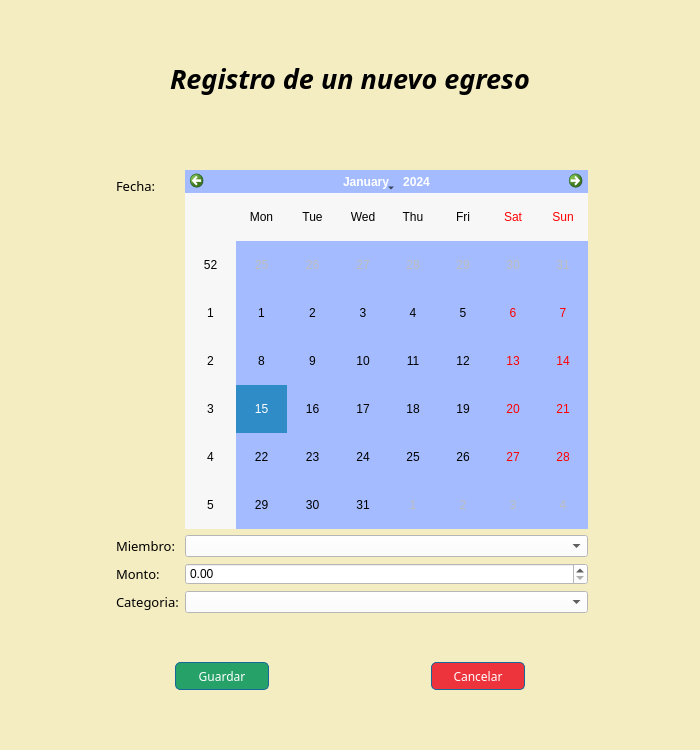
<?xml version="1.0" encoding="UTF-8"?>
<ui version="4.0">
 <class>Nuevo_egre</class>
 <widget class="QDialog" name="Nuevo_egre">
  <property name="geometry">
   <rect>
    <x>0</x>
    <y>0</y>
    <width>700</width>
    <height>750</height>
   </rect>
  </property>
  <property name="minimumSize">
   <size>
    <width>700</width>
    <height>750</height>
   </size>
  </property>
  <property name="maximumSize">
   <size>
    <width>700</width>
    <height>750</height>
   </size>
  </property>
  <property name="windowTitle">
   <string>Dialog</string>
  </property>
  <property name="windowIcon">
   <iconset resource="recursos.qrc">
    <normaloff>:/recursos/presupuesto.png</normaloff>:/recursos/presupuesto.png</iconset>
  </property>
  <property name="styleSheet">
   <string notr="true">background-color: rgb(244, 237, 193);
</string>
  </property>
  <layout class="QVBoxLayout" name="verticalLayout">
   <item>
    <spacer name="verticalSpacer_4">
     <property name="orientation">
      <enum>Qt::Vertical</enum>
     </property>
     <property name="sizeType">
      <enum>QSizePolicy::Fixed</enum>
     </property>
     <property name="sizeHint" stdset="0">
      <size>
       <width>20</width>
       <height>40</height>
      </size>
     </property>
    </spacer>
   </item>
   <item>
    <widget class="QWidget" name="widget" native="true">
     <layout class="QHBoxLayout" name="horizontalLayout">
      <item>
       <spacer name="horizontalSpacer">
        <property name="orientation">
         <enum>Qt::Horizontal</enum>
        </property>
        <property name="sizeHint" stdset="0">
         <size>
          <width>40</width>
          <height>20</height>
         </size>
        </property>
       </spacer>
      </item>
      <item>
       <widget class="QLabel" name="label">
        <property name="font">
         <font>
          <family>Lucida Bright</family>
          <pointsize>20</pointsize>
          <italic>true</italic>
          <bold>true</bold>
         </font>
        </property>
        <property name="text">
         <string>Registro de un nuevo egreso</string>
        </property>
       </widget>
      </item>
      <item>
       <spacer name="horizontalSpacer_2">
        <property name="orientation">
         <enum>Qt::Horizontal</enum>
        </property>
        <property name="sizeHint" stdset="0">
         <size>
          <width>40</width>
          <height>20</height>
         </size>
        </property>
       </spacer>
      </item>
     </layout>
    </widget>
   </item>
   <item>
    <spacer name="verticalSpacer_3">
     <property name="orientation">
      <enum>Qt::Vertical</enum>
     </property>
     <property name="sizeType">
      <enum>QSizePolicy::Fixed</enum>
     </property>
     <property name="sizeHint" stdset="0">
      <size>
       <width>20</width>
       <height>40</height>
      </size>
     </property>
    </spacer>
   </item>
   <item>
    <widget class="QWidget" name="widget_3" native="true">
     <layout class="QHBoxLayout" name="horizontalLayout_2">
      <item>
       <spacer name="horizontalSpacer_3">
        <property name="orientation">
         <enum>Qt::Horizontal</enum>
        </property>
        <property name="sizeType">
         <enum>QSizePolicy::Fixed</enum>
        </property>
        <property name="sizeHint" stdset="0">
         <size>
          <width>87</width>
          <height>20</height>
         </size>
        </property>
       </spacer>
      </item>
      <item>
       <widget class="QWidget" name="widget_2" native="true">
        <layout class="QFormLayout" name="formLayout">
         <item row="0" column="0">
          <widget class="QLabel" name="label_4">
           <property name="font">
            <font>
             <family>Lucida Bright</family>
             <pointsize>10</pointsize>
            </font>
           </property>
           <property name="text">
            <string>Fecha:</string>
           </property>
          </widget>
         </item>
         <item row="0" column="1">
          <widget class="QCalendarWidget" name="inFecha">
           <property name="styleSheet">
            <string notr="true">background-color: rgb(164, 188, 255);</string>
           </property>
          </widget>
         </item>
         <item row="1" column="0">
          <widget class="QLabel" name="label_2">
           <property name="font">
            <font>
             <family>Lucida Bright</family>
             <pointsize>10</pointsize>
            </font>
           </property>
           <property name="text">
            <string>Miembro:</string>
           </property>
          </widget>
         </item>
         <item row="1" column="1">
          <widget class="QComboBox" name="inMiembro">
           <property name="font">
            <font>
             <family>Segoe UI</family>
            </font>
           </property>
           <property name="styleSheet">
            <string notr="true">background-color: rgb(255, 255, 255);</string>
           </property>
          </widget>
         </item>
         <item row="2" column="0">
          <widget class="QLabel" name="label_5">
           <property name="font">
            <font>
             <family>Lucida Bright</family>
             <pointsize>10</pointsize>
            </font>
           </property>
           <property name="text">
            <string>Monto:</string>
           </property>
          </widget>
         </item>
         <item row="2" column="1">
          <widget class="QDoubleSpinBox" name="inMonto">
           <property name="font">
            <font>
             <family>Segoe UI</family>
            </font>
           </property>
           <property name="styleSheet">
            <string notr="true">background-color: rgb(255, 255, 255);</string>
           </property>
          </widget>
         </item>
         <item row="3" column="0">
          <widget class="QLabel" name="label_6">
           <property name="font">
            <font>
             <family>Lucida Bright</family>
             <pointsize>10</pointsize>
            </font>
           </property>
           <property name="text">
            <string>Categoria:</string>
           </property>
          </widget>
         </item>
         <item row="3" column="1">
          <widget class="QComboBox" name="inCategoria">
           <property name="styleSheet">
            <string notr="true">background-color: rgb(255, 255, 255);</string>
           </property>
          </widget>
         </item>
        </layout>
       </widget>
      </item>
      <item>
       <spacer name="horizontalSpacer_4">
        <property name="orientation">
         <enum>Qt::Horizontal</enum>
        </property>
        <property name="sizeType">
         <enum>QSizePolicy::Fixed</enum>
        </property>
        <property name="sizeHint" stdset="0">
         <size>
          <width>83</width>
          <height>20</height>
         </size>
        </property>
       </spacer>
      </item>
     </layout>
    </widget>
   </item>
   <item>
    <spacer name="verticalSpacer_2">
     <property name="orientation">
      <enum>Qt::Vertical</enum>
     </property>
     <property name="sizeType">
      <enum>QSizePolicy::Fixed</enum>
     </property>
     <property name="sizeHint" stdset="0">
      <size>
       <width>20</width>
       <height>16</height>
      </size>
     </property>
    </spacer>
   </item>
   <item>
    <widget class="QWidget" name="widget_4" native="true">
     <layout class="QHBoxLayout" name="horizontalLayout_3">
      <item>
       <spacer name="horizontalSpacer_5">
        <property name="orientation">
         <enum>Qt::Horizontal</enum>
        </property>
        <property name="sizeHint" stdset="0">
         <size>
          <width>40</width>
          <height>20</height>
         </size>
        </property>
       </spacer>
      </item>
      <item>
       <widget class="QPushButton" name="Guardar">
        <property name="minimumSize">
         <size>
          <width>94</width>
          <height>28</height>
         </size>
        </property>
        <property name="font">
         <font>
          <family>Lucida Bright</family>
          <italic>false</italic>
         </font>
        </property>
        <property name="styleSheet">
         <string notr="true">border: 1px solid rgb(24, 103, 155);
border-radius: 5px;
background-color: rgb(38, 162, 105);
color: white;
</string>
        </property>
        <property name="text">
         <string>Guardar</string>
        </property>
       </widget>
      </item>
      <item>
       <spacer name="horizontalSpacer_6">
        <property name="orientation">
         <enum>Qt::Horizontal</enum>
        </property>
        <property name="sizeHint" stdset="0">
         <size>
          <width>40</width>
          <height>20</height>
         </size>
        </property>
       </spacer>
      </item>
      <item>
       <widget class="QPushButton" name="Cancelar">
        <property name="minimumSize">
         <size>
          <width>94</width>
          <height>28</height>
         </size>
        </property>
        <property name="font">
         <font>
          <family>Lucida Bright</family>
         </font>
        </property>
        <property name="styleSheet">
         <string notr="true">border: 1px solid rgb(24, 103, 155);
border-radius: 5px;
background-color: rgb(237, 51, 59);
color: white;</string>
        </property>
        <property name="text">
         <string>Cancelar</string>
        </property>
       </widget>
      </item>
      <item>
       <spacer name="horizontalSpacer_7">
        <property name="orientation">
         <enum>Qt::Horizontal</enum>
        </property>
        <property name="sizeHint" stdset="0">
         <size>
          <width>40</width>
          <height>20</height>
         </size>
        </property>
       </spacer>
      </item>
     </layout>
    </widget>
   </item>
   <item>
    <spacer name="verticalSpacer">
     <property name="orientation">
      <enum>Qt::Vertical</enum>
     </property>
     <property name="sizeType">
      <enum>QSizePolicy::Fixed</enum>
     </property>
     <property name="sizeHint" stdset="0">
      <size>
       <width>20</width>
       <height>40</height>
      </size>
     </property>
    </spacer>
   </item>
  </layout>
 </widget>
 <resources>
  <include location="recursos.qrc"/>
 </resources>
 <connections/>
</ui>
